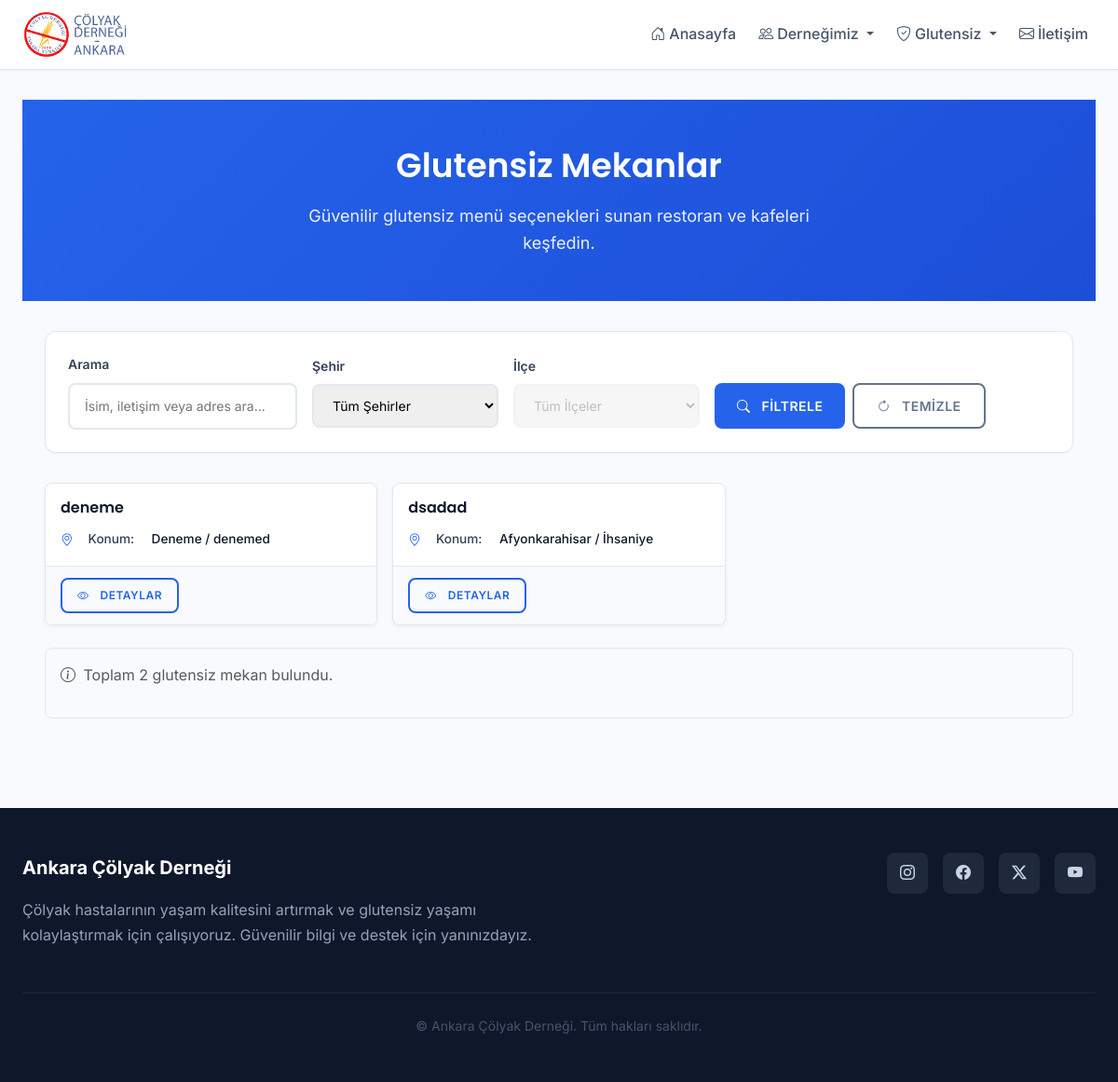
The page /glutensiz/mekanlar/ on the database as committed earlier.
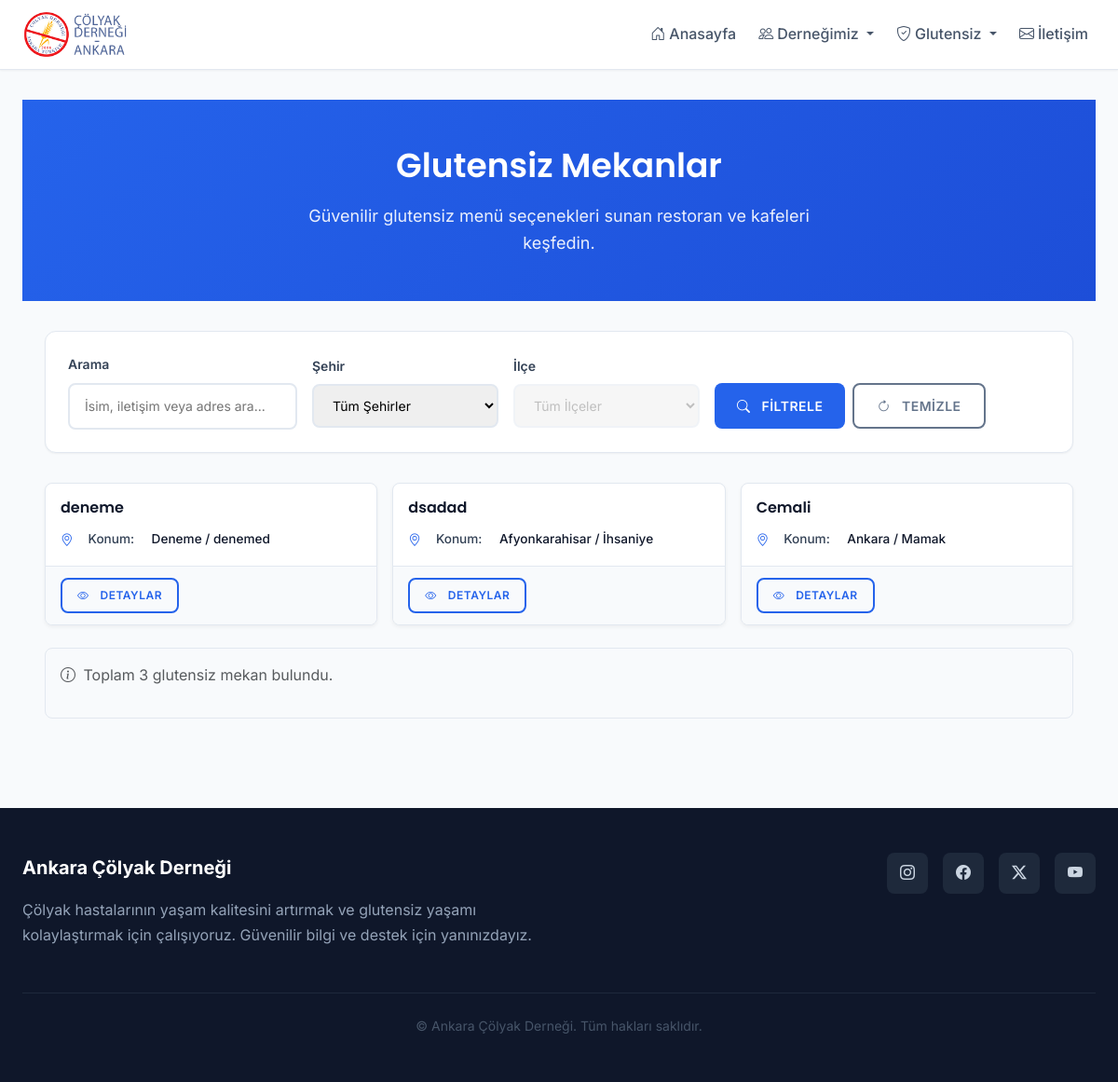
The same page on the database as committed later.
### users/models.py (models this page shows, shortened)
class GlutenFreeVenue(models.Model):
    name = models.CharField(max_length=100, verbose_name="Mekan Adı")
    city = models.CharField(max_length=30, choices=TURKISH_CITIES, default='Ankara', verbose_name="Şehir")
    district = models.CharField(max_length=50, blank=True, null=True, verbose_name="İlçe")
    is_approved = models.BooleanField(default=False, verbose_name="Onaylı mı?")
    approved_at = models.DateTimeField(auto_now=True, verbose_name="Onay Tarihi")
    description = models.TextField(blank=True, null=True, verbose_name="Açıklama")
    contact = models.CharField(max_length=200, blank=True, null=True, verbose_name="İletişim")
    address = models.CharField(max_length=300, blank=True, null=True, verbose_name="Adres")
    website = models.URLField(blank=True, null=True, verbose_name="Web Sitesi")
    gluten_free_products = models.TextField(blank=True, null=True, verbose_name="Glutensiz Ürünler")
    added_by = models.ForeignKey('User', null=True, blank=True, on_delete=models.SET_NULL, related_name='added_%(class)s_items', verbose_name='Ekleyen')
    class Meta:
        verbose_name = "Glutensiz Mekan"
        verbose_name_plural = "Glutensiz Mekanlar"

### pages/views.py (the view, shortened to what this page needs)
# urls.py: path('glutensiz/mekanlar/', views.glutensiz_mekanlar, name='glutensiz_mekanlar'),
def glutensiz_mekanlar(request):
    venues = GlutenFreeVenue.objects.filter(is_approved=True)
    q = request.GET.get('q')
    city = request.GET.get('city')
    district = request.GET.get('district')
    if city:
        venues = venues.filter(city=city)
    if district:
        venues = venues.filter(district=district)
    return render(request, 'pages/gf_places.html', {'venues': venues, 'cities': TURKISH_CITIES, 'districts': DISTRICTS})

### templates/pages/gf_places.html (shortened to what this page needs)
{% extends 'base.html' %}
{% load static %}
{% block content %}
<div class="page-header">
  <div class="container">
    <h1>Glutensiz Mekanlar</h1>
    <p>Güvenilir glutensiz menü seçenekleri sunan restoran ve kafeleri keşfedin.</p>
  </div>
</div>
<div class="container">
  <div class="filter-section">
    <form method="get" class="filter-form">
      <div class="filter-group">
        <label class="filter-label">Arama</label>
        <input type="text" name="q" value="{{ request.GET.q|default:'' }}" class="filter-input" placeholder="İsim, iletişim veya adres ara...">
      </div>
      <div class="filter-group">
        <label class="filter-label">Şehir</label>
        <select name="city" class="filter-input" id="venue-filter-city">
          <option value="">Tüm Şehirler</option>
        </select>
      </div>
      <div class="filter-group">
        <label class="filter-label">İlçe</label>
        <select name="district" class="filter-input" id="venue-filter-district">
          <option value="">Tüm İlçeler</option>
        </select>
      </div>
      <div class="filter-group">
        <label class="filter-label">&nbsp;</label>
        <div class="d-flex gap-2">
          <button class="btn btn-primary" type="submit">
            <i class="bi bi-search me-1"></i>Filtrele
          </button>
          <button class="btn btn-outline-secondary" type="button" onclick="window.location.href=window.location.pathname">
            <i class="bi bi-arrow-clockwise me-1"></i>Temizle
          </button>
        </div>
      </div>
    </form>
  </div>
  {% if venues %}
    <div class="venue-grid">
      {% for venue in venues %}
      <div class="venue-card">
        <div class="venue-card-body">
          <h5 class="venue-name">{{ venue.name }}</h5>
          <div class="venue-details">
            <div class="detail-item">
              <i class="bi bi-geo-alt me-2"></i>
              <span class="detail-label">Konum:</span>
              <span class="detail-value">{{ venue.city }}{% if venue.district %} / {{ venue.district }}{% endif %}</span>
            </div>
          </div>
        </div>
        <div class="venue-card-footer">
          <div class="d-flex gap-2">
            <button class="btn btn-outline-primary btn-sm btn-show-venue-details"
              data-name="{{ venue.name|escapejs }}"
              data-address="{{ venue.address|default:''|escapejs }}"
              data-city="{{ venue.city|escapejs }}"
              data-district="{{ venue.district|default:''|escapejs }}"
              data-products="{{ venue.gluten_free_products|default:''|escapejs }}"
              data-description="{{ venue.description|default:''|escapejs }}"
              type="button"
              data-bs-toggle="modal" data-bs-target="#venueDetailModal">
              <i class="bi bi-eye me-1"></i>Detaylar
            </button>
          </div>
        </div>
      </div>
      {% endfor %}
    </div>
    <div class="results-info mt-4">
      <p class="text-muted">
        <i class="bi bi-info-circle me-1"></i>
        Toplam {{ venues|length }} glutensiz mekan bulundu.
      </p>
    </div>
  {% endif %}
</div>
{% endblock %}

Rows that differ between the two databases and show on the page:
added GlutenFreeVenue: name "Cemali", city "Ankara", district "Mamak"
Other text that changed with them:
{{ venues|length }}: "2" → "3"
